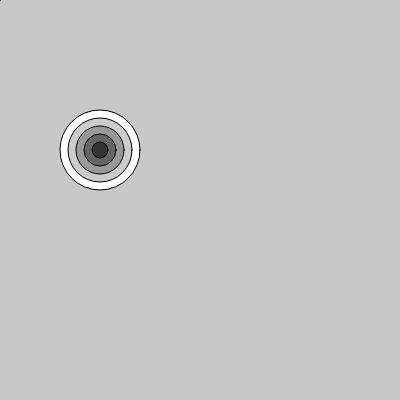
Frame 1 (no input)
Frame 60 (no input): identical to frame 1, image omitted
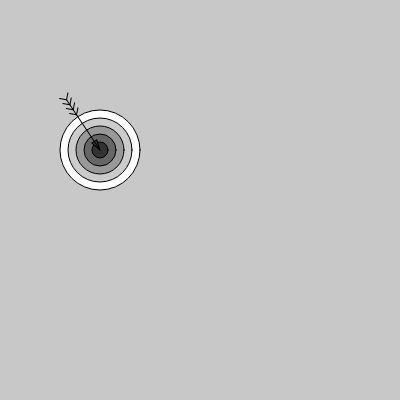
Frame 120 (the mouse pressed at the canvas centre since frame 60)

The p5.js sketch that drew these frames (run headless with seeded random() and noise() and a simulated clock; from frame 60 on, the mouse is pressed at the canvas centre):

// p5.js sketch
// ── sketch.js
var backgroundColor = 200;
var isThrown = false;

var arrowX = 0;
var arrowY = 0;

var targetX = 100;
var targetY = 150;

function setup() {
  createCanvas(400, 400);
}

function draw() {
  background(backgroundColor);

  drawTarget(targetX, targetY, 5, 80);

  locateArrow();
  var angle = getAngle(arrowX, arrowY, targetX, targetY);

  push();
  translate(arrowX, arrowY);
  rotate(angle);
  drawArrow();
  pop();
}

function mousePressed () {
  throwArrow();
}

function drawTarget(x, y, numOfCircles, targetSize, targetHue) {
  stroke (0);
  for (var i=numOfCircles; i>0; i--) {
    var step = i/numOfCircles; // range from 1 to 0.
    fill(step*255);
    var size = targetSize * step;
    ellipse(x, y, size, size );
  }
}

function locateArrow () {
  if (isThrown) {
    var diffX = arrowX - targetX;
    var diffY = arrowY - targetY;
    arrowX = arrowX - diffX * 0.1;
    arrowY = arrowY - diffY * 0.1;
  } else {
    arrowX = mouseX;
    arrowY = mouseY;
  }
}

function drawArrow() {
  var length = 60;
  triangle(0, 0, 10, 3, 10, -3);
  line(0, 0, length, 0 );

  // draw feathers
  var featherPos = 0.7;
  var featherSize = 5;
  var numOfFeathers = 4;
  for (var i = 0; i < numOfFeathers; i++) {
    drawFeather(length * featherPos, featherSize);
    featherPos += 0.1;
  }
}

function drawFeather(pos, size) {
  line (pos, 0, pos + size, size);
  line (pos, 0, pos + size, -size);
}

function throwArrow() {
  isThrown = !isThrown;
}

function getDistance(x1, y1, x2, y2) {
  var dx = x1 - x2;
  var dy = y1 - y2;
  var result = Math.sqrt(dx*dx + dy*dy);
  return result;
}

function getAngle(x1, y1, x2, y2) {
  var dx = x1 - x2;
  var dy = y1 - y2;
  var result = Math.atan2(dy, dx);
  return result;
}
